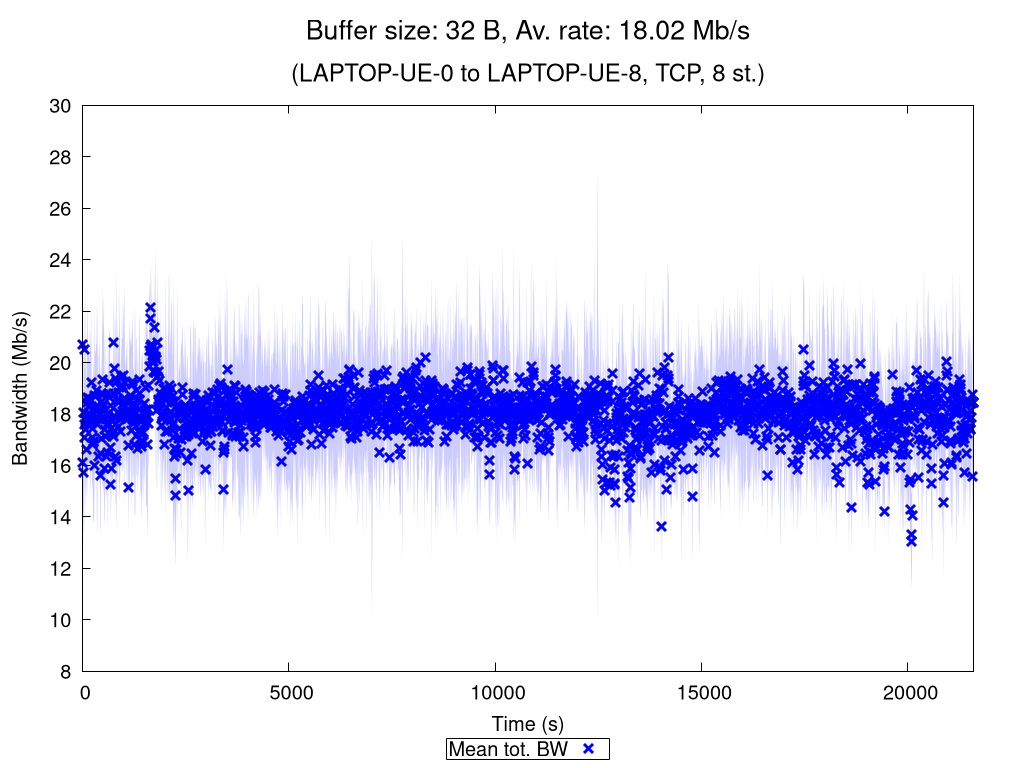

Reproduce this figure in gnuplot.
set terminal pngcairo nocrop enhanced size 1024,768 font "Verdana,15"
set output "TCP_8_st_2020_10_29_09-52-50_one2two_00032B.png"

set title "{/=20 Buffer size: 32 B, Av. rate: 18.02 Mb/s}\n\n{/=18 (LAPTOP-UE-0 to LAPTOP-UE-8, TCP, 8 st.)}"

set xlabel "Time (s)"
set ylabel "Bandwidth (Mb/s)"
set ytics nomirror
set key bmargin center horizontal box samplen 1 width -1
set bmargin 4.6
set rmargin 4.5

rf = 1000000.0  # rate factor
set style fill transparent solid 0.2 noborder
set autoscale xfix
plot "TCP_8_st_2020_10_29_09-52-50_one2two_00032B_iperf_processed.dat" using 1:($2/rf-$3/rf):($2/rf+$3/rf) with filledcurves lc rgb "blue" notitle, \
     "" using 1:($2/rf) with points pt 2 ps 1.5 lw 3 lc rgb "blue" title "Mean tot. BW", \
